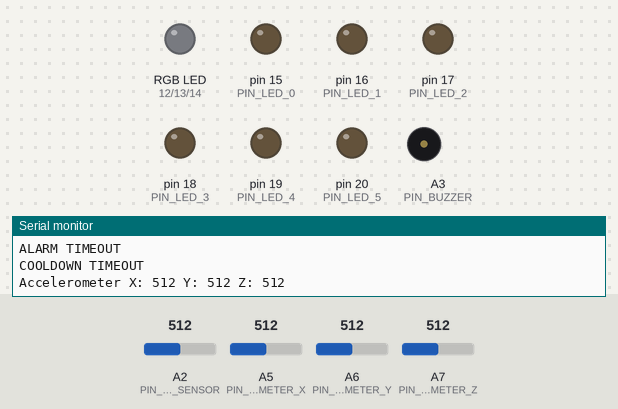
Bench run of a sketch on a simulated Arduino Mega 2560, built with avr-gcc and run on an emulated ATmega2560. On the bench: an RGB LED mixed from three pins (HIGH = lit), output pins drawn as LEDs (lit = HIGH), buzzer (waves = sounding, pin HIGH), the last lines printed to the serial monitor. The test bench sets the inputs (shaded band); at power-on: A7 (PIN_ACCELEROMETER_Z) = 512, A2 (PIN_LIGHT_SENSOR) = 512, A5 (PIN_ACCELEROMETER_X) = 512, A6 (PIN_ACCELEROMETER_Y) = 512.

Above: at 1.2 s.
1.3 s: A7 (PIN_ACCELEROMETER_Z) set to 586
3.2 s: A7 (PIN_ACCELEROMETER_Z) set to 608
At 4.8 s:
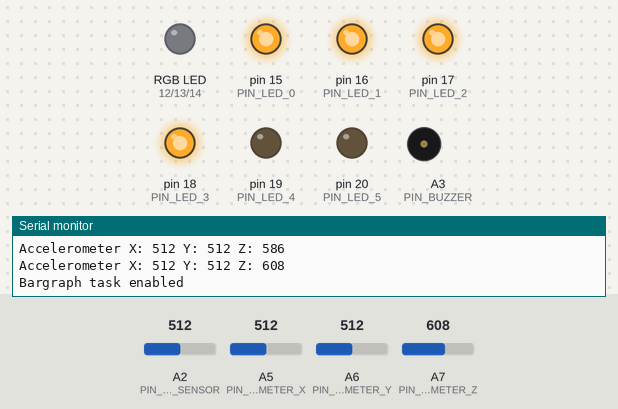
5.5 s: A2 (PIN_LIGHT_SENSOR) set to 480
At 6.0 s:
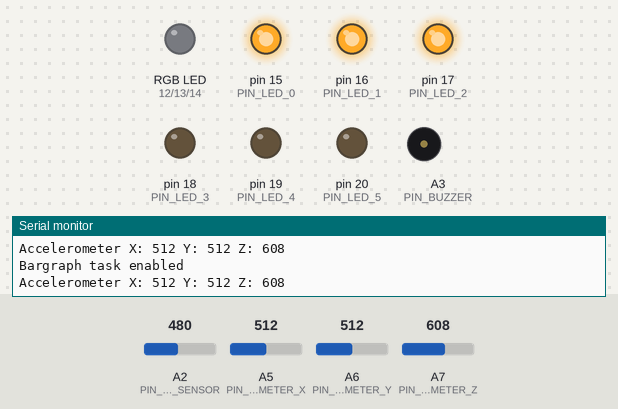
7.1 s: A2 (PIN_LIGHT_SENSOR) set to 346
8.6 s: A2 (PIN_LIGHT_SENSOR) set to 324
At 9.6 s:
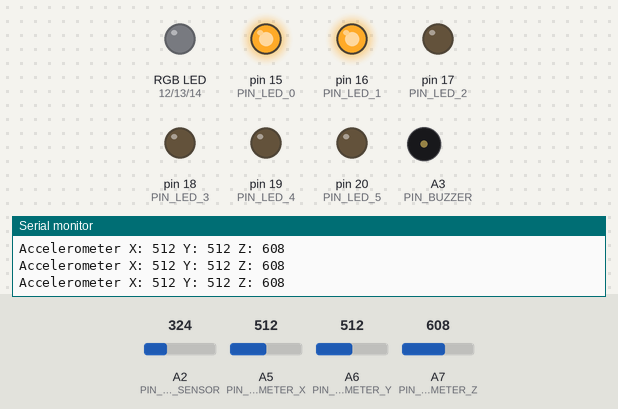
10.3 s: A5 (PIN_ACCELEROMETER_X) set to 450
At 12.4 s:
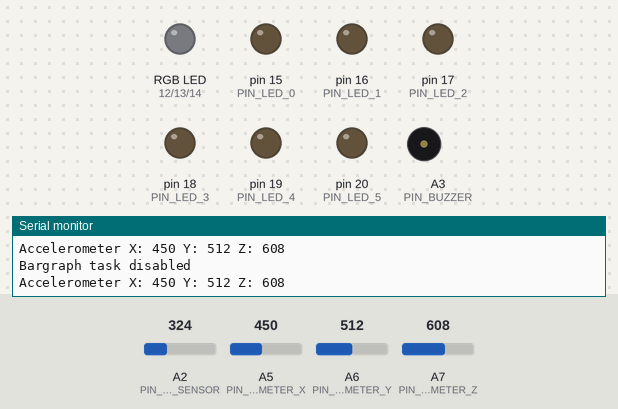
Timing chart, 0 to 13.5 s (numbered marks = the images above; inputs shaded):
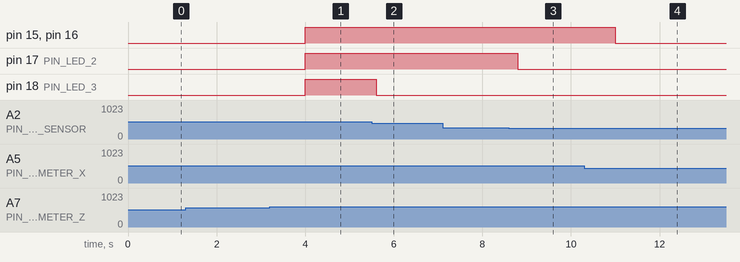

The sketch:

first.ino
```cpp
/*
    .-_---...._____
 .-((_.>      _____::::::--------------
 )   '--\--"""'
(        )
 '--.   /
  _  \ (
 (   /  '.
  '-'     \
           |
           )
  .-----'`
 (
  '-.
     \
      |
    _.'

╗   ╗                ╦
║ o ║                ║
║ ╦ ║ ╦ ╦  ╔═╗ ╔═╗ ╔═╣
║ ║ ║ ║ ║  ║ ║ ╔═╣ ║ ║
╩ ╩ ╩ ╚═╣  ╠═╝ ╚═╚ ╚═╝  ejer1
        ║  ║
      ╚═╝  ╩

Title: first.ino
Author: Monica Carpio Erick CS
Date: 2026-10-4
Description: This is the main file of the project, it contains the setup and loop functions,
              and the FSM that controls the state of the system. We will use the TaskScheduler library to manage the tasks,
              and the hardware.h and task.h files to manage the hardware and the tasks respectively. Always trying to keep
              the code as modular as possible, so we can reuse it in other projects. The FSM will have 4 states: IDLE, EXPOSURE
              ALARM and COOLDOWN. In the IDLE state, we will read the light sensor and the button, and we will update the bargraph.
              Also we try to keep the efficiency of the code, disabling the tasks that are not needed in each state, and enabling them
              when they are needed.
*/
#include <Arduino.h>
#include "hardware.h"
#include "task.h"
#include <TaskScheduler.h>
#include <stdint.h>
//================global variables ==============
// Define the scheduler
Scheduler runner;
static bool schedulerStarted = false;

//Task structures
Task tReadLight(LIGHT_SNSR_PERIOD_MS, TASK_FOREVER, &Task_ReadLight);
Task tReadButton(BUTTON_PERIOD_MS, TASK_FOREVER, &Task_ReadButton);
Task tBargraph(BARGRAPH_PERIOD_MS, TASK_FOREVER, &Task_Bargraph);
Task tBuzzer(RGB_BLINK_PERIOD_MS, TASK_FOREVER, &Task_Buzzer);
Task tRGBBlink(RGB_BLINK_PERIOD_MS, TASK_FOREVER, &Task_RGBBlink);
Task tAccelerometer(ACCELEROMETER_PERIOD_MS, TASK_FOREVER, &Task_Accelerometer);

// One shot tasks for the timeouts
Task tHalfExposureTimeout(HALF_EXPOSURE_TIMEOUT_MS, 1, &Task_HalfExposureTimeout);
Task tAlarmTimeout(ALARM_TIMEOUT_MS, 1, &Task_AlarmTimeout);
Task tCooldownTimeout(COOLDOWN_TIMEOUT_MS, 1, &Task_CooldownTimeout);

//the FSM state variable
typedef enum{
    ST_IDLE = 0, // The system is idle, waiting for the light level to be above the threshold
    ST_EXPOSURE, // The system is in exposure, the light level is above the threshold, we are measuring the light level and updating the bargraph
    ST_ALARM,    // The system is in alarm, the light level is above the threshold, we are alerting the user
    ST_COOLDOWN  // The system is in cooldown, we are waiting for the light level to return to normal

} AppState_t;

AppState_t g_AppState = ST_IDLE;

//----------- function prototypes -------------
// FSM
void FSM_Update(void);

//----------- function definitions -----------
void FSM_Update(void){
  // check the accelerometer X axis value, if it is above 590, and the Y axis is above 440, and the Z axis is above 610,
  // we activate the barled task
  if(g_AccelerometerX > 460 && g_AccelerometerY > 364 && g_AccelerometerZ > 600){
    if(tBargraph.isEnabled()==false){

      tBargraph.enable();
      Serial.println("Bargraph task enabled");
    }
  }
  else{
    if(tBargraph.isEnabled()==true){

      tBargraph.disable();
      BarLed_Off();
      Serial.println("Bargraph task disabled");

    }
  }

  switch(g_AppState){

        // In the idle state, we do measurements of the light, we exit when th light level is above the threshold
        // we lunch the half exposure timeout and the alarm timeout, very usefull for the next states
        case ST_IDLE:

            //Button task is not needed in this state, we will use it only in the alarm state
            tReadButton.disable();

            if(g_LightLevel > LIGHT_THRESHOLD){

                g_AppState = ST_EXPOSURE;

                //start the half exposure timeout
                tHalfExposureTimeout.restartDelayed();

                //start the alarm timeout
                tAlarmTimeout.restartDelayed();

                //reset the flags for the one shot tasks
                gb_HalfExposureReached = false;
                gb_AlarmTimeoutReached = false;
                gb_CooldownFinished = false;

            }

        break;

        //verify if the light level is still above the threshold, if yes, we continue with the exposure, if not,
        //we go back to idle state and disable the timeouts and the RGB LED
        //Also we check if the one shot tasks have been triggered, and we execute the corresponding actions
        case ST_EXPOSURE:
            if(g_LightLevel > LIGHT_THRESHOLD){

                if(gb_HalfExposureReached){
                    gb_HalfExposureReached = false;

                    // Activate the RGB LED task to blink the green LED
                    tRGBBlink.enable();

                }

                if(gb_AlarmTimeoutReached){
                    gb_AlarmTimeoutReached = false;

                    // Activate the Buzzer task to beep the buzzer
                    tBuzzer.enable();
                    g_AppState = ST_ALARM;
                }
            }
            else{

                g_AppState = ST_IDLE;

                // Deactivate the RGB LED and the Buzzer
                tRGBBlink.disable();
                tBuzzer.disable();
                Buzzer_Off();
                RGBLed_Set(false, false, false);


                // Disable the timeouts
                tHalfExposureTimeout.disable();
                tAlarmTimeout.disable();
                tCooldownTimeout.disable();
            }
        break;
        // In the alarm state, we wait for the the button to be pressed, when it is pressed, we
        //turn off the buzzer and the RGB LED, and we go to the cooldown state, where we wait for 30 seconds
        //before going back to the idle state
        case ST_ALARM:
        //we need the button task enabled in this state, to detect when the button is pressed
        tReadButton.enable();

            if(gb_ButtonPressed){
                gb_ButtonPressed = false;

                // Deactivate the Buzzer and the task that controls it
                tBuzzer.disable();
                Buzzer_Off();

                // Deactivate the RGB LED and the task that controls it
                tRGBBlink.disable();
                RGBLed_Set(false, false, false);

                //Deactivate the measurement tasks, we don't need to measure the light level during the cooldown
                //and the bargraph will be turned off, so we don't need to measure the light level during the cooldown
                //and the button task will be disabled.
                tReadLight.disable();
                tBargraph.disable();
                tReadButton.disable();

                BarLed_Off();

                g_AppState = ST_COOLDOWN;

                //start the cooldown timeout
                tCooldownTimeout.restartDelayed();
            }
        break;
        // In the cooldown state, we wait for the cooldown timeout to be triggered, when it is triggered, we go
        //back to the idle state
        case ST_COOLDOWN:

            if(gb_CooldownFinished){
                gb_CooldownFinished = false;
                g_AppState = ST_IDLE;

                //reactivate the measurement tasks
                tReadLight.enable();
                tBargraph.enable();
                tReadButton.enable();
            }

        break;

        default:
        g_AppState = ST_IDLE;
        break;
    }
}

//----------------ARDUINO SETUP AND LOOP----------------
void setup() {
  // Initialize the hardware pins
  LedBarPin_Init();
  RGBLedPin_Init();
  InternalLedPin_Init();
  ButtonPin_Init();
  BuzzerPin_Init();
  LightSensorPin_Init();
  AccelerometerPin_Init();

  // Initialize Serial communication for debugging
  Serial.begin(9600);

  // Initialize the scheduler
  runner.init(); // Initialize the scheduler

  // Add the tasks to the scheduler
  runner.addTask(tReadLight);
  runner.addTask(tReadButton);
  runner.addTask(tBargraph);
  runner.addTask(tBuzzer);
  runner.addTask(tRGBBlink);
  runner.addTask(tAccelerometer);

  runner.addTask(tHalfExposureTimeout);
  runner.addTask(tAlarmTimeout);
  runner.addTask(tCooldownTimeout);

  // Enable the tasks
  tReadButton.disable();
  tBargraph.disable(); // Start with the bargraph task disabled
  tReadLight.enable();
  tAccelerometer.enable();

  tAlarmTimeout.enable();
  tHalfExposureTimeout.enable();
  tCooldownTimeout.enable();

}

void loop(){

  // Execute the scheduler
  runner.execute();

  if(!schedulerStarted){
    schedulerStarted = true;

    //initialize in false the flags for the one shot tasks, so they can be triggered when needed
    gb_HalfExposureReached = false;
    gb_AlarmTimeoutReached = false;
    gb_CooldownFinished = false;
    gb_ButtonPressed = false;

  }

  // Update the FSM
  FSM_Update();
}
```

hardware.cpp
```cpp
//title: hardware.cpp
// Autor: Monica Carpio, Erick Correa
// Date: 2026-10-4
// Description: This file contains the implementation of the hardware functions used in the project.

#include <stdint.h>
#include <Arduino.h>
#include "hardware.h"

//================variable definitions ================
bool gb_LedBarPin_Init       =false;
bool gb_RGBLedPin_Init       =false;
bool gb_CommunicationPin_Init=false;
bool gb_InternalLedPin_Init  =false;
bool gb_ButtonPin_Init       =false;
bool gb_BuzzerPin_Init       =false;
bool gb_LightSensorPin_Init  =false;
bool gb_AccelerometerPin_Init=false;
//================ function prototypes ================
// initialize the hardware pins
void LedBarPin_Init(void);
void RGBLedPin_Init(void);
void CommunicationPin_Init(void);
void InternalLedPin_Init(void);
void ButtonPin_Init(void);
void BuzzerPin_Init(void);
void LightSensorPin_Init(void);
void AccelerometerPin_Init(void);

//------LedBar functions------
void BarLed_Set(uint8_t ledIndex, bool continuous);
void BarLed_Off(void);
//------RGB functions---------
void RGBLed_Set(bool red, bool green, bool blue);
//---LightSensor functions----
uint16_t LightSensor_Read(void);
//---Buzzer functions---------
void Buzzer_On(uint16_t freq);
void Buzzer_Off(void);
//---Accelerometer functions---
void Accelerometer_Read(int16_t* x, int16_t* y, int16_t* z);


//================ function definitions ================

void LedBarPin_Init(void){

    if(!gb_LedBarPin_Init){
        for(uint8_t i=0; i<NUM_BAR_LEDS; i++){
            pinMode(LED_BAR_PINS[i], OUTPUT);
        }
        gb_LedBarPin_Init = true;
    }

}
//-------------------------------
void RGBLedPin_Init(void){

    if(!gb_RGBLedPin_Init){
        pinMode(PIN_LED_RED, OUTPUT);
        pinMode(PIN_LED_GREEN, OUTPUT);
        pinMode(PIN_LED_BLUE, OUTPUT);
        gb_RGBLedPin_Init = true;
    }

}
//-------------------------------
void CommunicationPin_Init(void){ // only for I2C and SPI communication manually, not for the Arduino Wire library

    if(!gb_CommunicationPin_Init){
        pinMode(PIN_SCL, OUTPUT);
        pinMode(PIN_SDA, OUTPUT);
        pinMode(PIN_SPI_SCK, OUTPUT);
        pinMode(PIN_SPI_MOSI, OUTPUT);
        pinMode(PIN_SPI_MISO, INPUT);
        gb_CommunicationPin_Init = true;
    }

}
//-------------------------------
void InternalLedPin_Init(void){

    if(!gb_InternalLedPin_Init){
        pinMode(PIN_RX_LED, OUTPUT);
        pinMode(PIN_TX_LED, OUTPUT);
        gb_InternalLedPin_Init = true;
    }

}
//-------------------------------
void ButtonPin_Init(void){

    if(!gb_ButtonPin_Init){
        pinMode(PIN_BUTTON, INPUT_PULLUP);
        gb_ButtonPin_Init = true;
    }

}
//-------------------------------
void BuzzerPin_Init(void){

    if(!gb_BuzzerPin_Init){
        pinMode(PIN_BUZZER, OUTPUT);
        gb_BuzzerPin_Init = true;
    }

}
//-------------------------------
void LightSensorPin_Init(void){

    if(!gb_LightSensorPin_Init){
        pinMode(PIN_LIGHT_SENSOR, INPUT);
        gb_LightSensorPin_Init = true;
    }

}
//-------------------------------
void AccelerometerPin_Init(void){

    if(!gb_AccelerometerPin_Init){

        pinMode(PIN_ACCELEROMETER_X, INPUT);
        pinMode(PIN_ACCELEROMETER_Y, INPUT);
        pinMode(PIN_ACCELEROMETER_Z, INPUT);

        gb_AccelerometerPin_Init = true;
    }

}

//some other functions can be added here for the hardware,
//like reading the button state, reading the light sensor value, etc.

/*
This fucntions turn on a specific LED in the LED bar, it could be only one LED or
all the bar until the ledIndex, depending on the continuous parameter. If continuous is true,
all the LEDs from 0 to ledIndex will be turned on, if continuous is false, only the LED at ledIndex will be turned on.
And if ledIndex is 0, all the LEDs will be turned off.
*/
void BarLed_Set(uint8_t level, bool continuous)
{
    BarLed_Off();

    if(level == 0){
        return;
        BarLed_Off();
    }

    if(level > NUM_BAR_LEDS){
        level = NUM_BAR_LEDS;
    }

    if(continuous){
        for(uint8_t i = 0; i < level; i++){
            digitalWrite(LED_BAR_PINS[i], HIGH);
        }
    }
    else{
        digitalWrite(LED_BAR_PINS[level - 1], HIGH);
    }
}
/*
 * This function turns off all the LEDs in the LED bar.
 */
void BarLed_Off(void){

    for(uint8_t i=0; i<NUM_BAR_LEDS; i++){
        digitalWrite(LED_BAR_PINS[i], LOW);
    }
}

/*
This function sets the color of the RGB LED.
*/
void RGBLed_Set(bool red, bool green, bool blue){
    digitalWrite(PIN_LED_RED, red ? HIGH : LOW);
    digitalWrite(PIN_LED_GREEN, green ? HIGH : LOW);
    digitalWrite(PIN_LED_BLUE, blue ? HIGH : LOW);
}
/*
This function reads the value from the light sensor and returns it as an integer.
*/
uint16_t LightSensor_Read(void){
    return analogRead(PIN_LIGHT_SENSOR);
}
/*
This function turns on the buzzer at a specific frequency.
*/
void Buzzer_On(uint16_t freq){
    tone(PIN_BUZZER, freq);
}
/**
  This function turns off the buzzer.
*/
void Buzzer_Off(void){
    noTone(PIN_BUZZER);
}
/*
    This functions reads the values from the accelerometer and prints them to the Serial monitor.
    The return is a uint16_t array with the values of the X, Y and Z axes.
*/
void Accelerometer_Read(int16_t* x, int16_t* y, int16_t* z){
    *x = analogRead(PIN_ACCELEROMETER_X);
    *y = analogRead(PIN_ACCELEROMETER_Y);
    *z = analogRead(PIN_ACCELEROMETER_Z);
}

/*
       _
       \`*-.
        )  _`-.
       .  : `. .
       : _   '  \
       ; *` _.   `*-._
       `-.-'          `-.
         ;       `       `.
         :.       .        \
         . \  .   :   .-'   .
         '  `+.;  ;  '      :
         :  '  |    ;       ;-.
         ; '   : :`-:     _.`* ;
[ideas].*' /  .*' ; .*`- +'  `*'
      `*-*   `*-*  `*-*'

*/
```

hardware.h
```cpp
//titulo: hardware.h
//autor: Monica Carpio Erick Correa
//descripcion: Definicion de pines de hardware para el proyecto usando
//             Lilypad USB Plus y Arduino IDE

#ifndef HARDWARE_H
#define HARDWARE_H

#include <stdint.h>

/*****************************
 * RGB LED
 *****************************/

#define PIN_LED_RED    12
#define PIN_LED_GREEN  13
#define PIN_LED_BLUE   14

/*****************************
 * Barra de LEDs blancos
 ***************************/

#define PIN_LED_0      15
#define PIN_LED_1      16
#define PIN_LED_2      17
#define PIN_LED_3      18
#define PIN_LED_4      19
#define PIN_LED_5      20

#define NUM_BAR_LEDS   6

static const uint8_t LED_BAR_PINS[NUM_BAR_LEDS] =
{
    PIN_LED_0,
    PIN_LED_1,
    PIN_LED_2,
    PIN_LED_3,
    PIN_LED_4,
    PIN_LED_5
};

/*****************************
 * Comunicación
 *****************************/

#define PIN_SCL        10
#define PIN_SDA        11

#define PIN_SPI_SCK    21
#define PIN_SPI_MOSI   22
#define PIN_SPI_MISO   23

/*****************************
 * LEDs internos USB
 *****************************/

#define PIN_RX_LED     0
#define PIN_TX_LED     1

/*****************************
 * Sensores y actuadores
 *****************************/

// Botón
#define PIN_BUTTON     A4

// Zumbador (buzzer)
#define PIN_BUZZER     A3

// Light sensor
#define PIN_LIGHT_SENSOR   A2

// acelerometer
#define PIN_ACCELEROMETER_X   A5
#define PIN_ACCELEROMETER_Y   A6
#define PIN_ACCELEROMETER_Z   A7


// Si existe interruptor físico en el diseño
// #define PIN_SWITCH     A9

//global variables to track pin initialization
extern bool gb_LedBarPin_Init;
extern bool gb_RGBLedPin_Init;
extern bool gb_CommunicationPin_Init;
extern bool gb_InternalLedPin_Init;
extern bool gb_ButtonPin_Init;
extern bool gb_BuzzerPin_Init;
extern bool gb_LightSensorPin_Init;
extern bool gb_AccelerometerPin_Init;
//================ function prototypes ================
// initialize the hardware pins
void LedBarPin_Init(void);
void RGBLedPin_Init(void);
void CommunicationPin_Init(void);
void InternalLedPin_Init(void);
void ButtonPin_Init(void);
void BuzzerPin_Init(void);
void LightSensorPin_Init(void);
void AccelerometerPin_Init(void);

//------LedBar functions------
void BarLed_Set(uint8_t ledIndex, bool continuous);
void BarLed_Off(void);
//------RGB functions---------
void RGBLed_Set(bool red, bool green, bool blue);
//---LightSensor functions----
uint16_t LightSensor_Read(void);
//---Buzzer functions---------
void Buzzer_On(uint16_t freq);
void Buzzer_Off(void);
//---Accelerometer functions---
void Accelerometer_Read(int16_t* x, int16_t* y, int16_t* z);

#endif // HARDWARE_H

/*
  ,-.       _,---._ __  / \
 /  )    .-'       `./ /   \
(  (   ,'            `/    /|
 \  `-"             \'\   / |
  `.              ,  \ \ /  |
   /`.          ,'-`----Y   |
  (            ;        |   '
  |  ,-.    ,-'         |  /
  |  | (   |            | /
  )  |  \  `.___________|/
  `--'   `--'
*/
```

Source omitted: task.cpp (3690 bytes), task.h (1757 bytes)

Measured:
- the behaviour switches between 600 and 601 on A7 (PIN_ACCELEROMETER_Z) (found by bisection; images 0 and 1)
- the behaviour switches between 492 and 491 on A2 (PIN_LIGHT_SENSOR) (found by bisection; images 1 and 2)
- the behaviour switches between 331 and 330 on A2 (PIN_LIGHT_SENSOR) (found by bisection; images 2 and 3)
- after the input at 3.2 s, pin 15 (PIN_LED_0), pin 16 (PIN_LED_1), pin 17 (PIN_LED_2), pin 18 (PIN_LED_3): LOW → HIGH after 0.80 s
- after the input at 5.5 s, pin 18 (PIN_LED_3): HIGH → LOW after 0.10 s
- after the input at 8.6 s, pin 17 (PIN_LED_2): HIGH → LOW after 0.20 s
- after the input at 10.3 s, pin 15 (PIN_LED_0), pin 16 (PIN_LED_1): HIGH → LOW after 0.70 s
